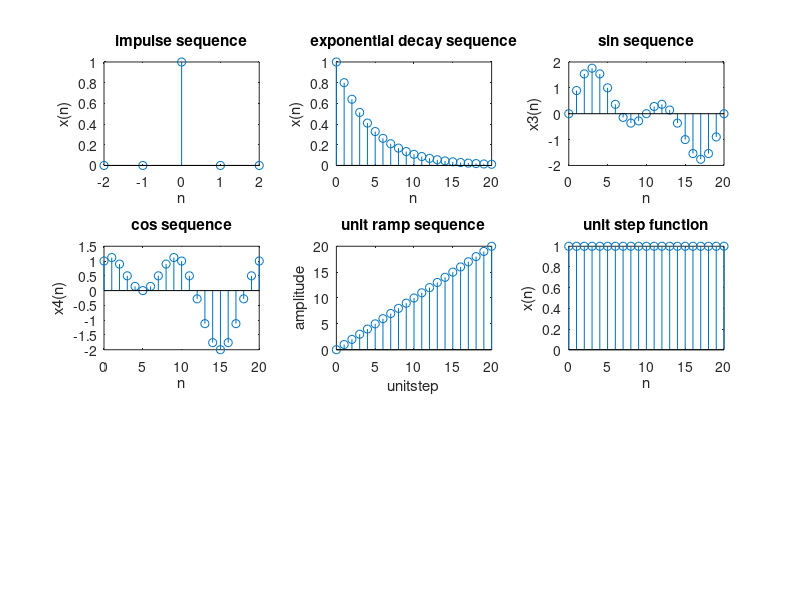

MATLAB code to generate this figure:
clc;
close all;
clear all;
t=-2:2;
y=[zeros(1,2),1,zeros(1,2)];
subplot(3,3,1),
stem(t,y);
xlabel('n'),ylabel('x(n)');
title('impulse sequence');

N=21;
x=ones(1,N);
n=0:1:N-1;
x1=.8.^(n);
subplot(3,3,2),stem(n,x1);
xlabel('n'),ylabel('x(n)');
title('exponential decay sequence');

x3=sin(.1*pi*n)+sin(.2*pi*n);
subplot(3,3,3),stem(n,x3);
xlabel('n'),ylabel('x3(n)');
title('sin sequence')

x4=sin(.1*pi*n)+cos(.2*pi*n);
subplot(3,3,4),stem(n,x4);
xlabel('n'),ylabel('x4(n)');
title('cos sequence')

subplot(3,3,5),stem(n,n);
xlabel('unitstep');
ylabel('amplitude');
title('unit ramp sequence');

subplot(3,3,6),stem(n,x);
xlabel('n'),ylabel('x(n)');
title('unit step function')
